Frame 1 (no input): blank canvas, image omitted
Frame 60 (the mouse pressed at the canvas centre just before this capture): blank canvas, image omitted
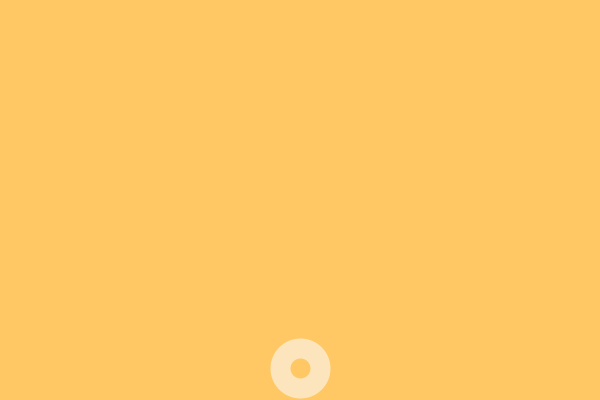
Frame 120 (the mouse held since frame 60 and released just before this capture)

The Processing sketch whose frames 1 and 60 were blank and that drew this single picture after the mouse press (run headless with seeded random() and noise(); from frame 60 on, the mouse is pressed at the canvas centre):

// Processing sketch: processing_61841
// ── processing_61841.pde

void setup()
{
size(600,400);
background(mouseX,mouseY,mouseX-mouseY);
noStroke();
fill(0);
}
void draw(){
  frameRate (12);
background(mouseX,mouseY,mouseX-mouseY);
if(mouseX<width/2)
{
  float g = random (150);  
  fill(0,g);
  noStroke();
    float r = random (400);
    float p = random (300);
rect(p,r,30,30);
}
else
{
float k = random (300-600);
  float u = random (400);
  smooth();
  stroke(250,150);
  strokeWeight (20);
  noFill ();
  ellipse (300,u,40,40);
}
}
